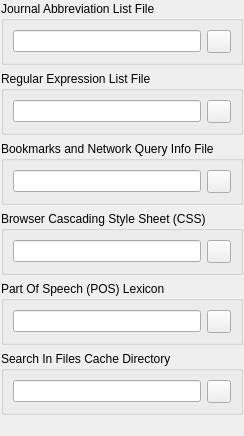
     <widget class="QWidget" name="Files">
      <layout class="QGridLayout">
       <property name="margin">
        <number>1</number>
       </property>
       <item row="0" column="0">
        <widget class="QGroupBox" name="groupBox_3">
         <property name="title">
          <string>Journal Abbreviation List File</string>
         </property>
         <layout class="QGridLayout">
          <item row="0" column="0">
           <widget class="c2bLineEdit" name="JournalFile">
            <property name="text">
             <string/>
            </property>
           </widget>
          </item>
          <item row="0" column="1">
           <widget class="QToolButton" name="JournalDir">
            <property name="statusTip">
             <string>Select journal abbreviation file</string>
            </property>
            <property name="icon">
             <iconset resource="cb2bib.qrc">
              <normaloff>:/icons/icons/mimeFolder.png</normaloff>:/icons/icons/mimeFolder.png</iconset>
            </property>
           </widget>
          </item>
         </layout>
        </widget>
       </item>
       <item row="1" column="0">
        <widget class="QGroupBox" name="groupBox_2">
         <property name="title">
          <string>Regular Expression List File</string>
         </property>
         <layout class="QGridLayout">
          <item row="0" column="0">
           <widget class="c2bLineEdit" name="RegularExpressionFile">
            <property name="text">
             <string/>
            </property>
           </widget>
          </item>
          <item row="0" column="1">
           <widget class="QToolButton" name="RegularExpressionDir">
            <property name="statusTip">
             <string>Select regular expression file</string>
            </property>
            <property name="icon">
             <iconset resource="cb2bib.qrc">
              <normaloff>:/icons/icons/mimeFolder.png</normaloff>:/icons/icons/mimeFolder.png</iconset>
            </property>
           </widget>
          </item>
         </layout>
        </widget>
       </item>
       <item row="2" column="0">
        <widget class="QGroupBox" name="groupBox_16">
         <property name="title">
          <string>Bookmarks and Network Query Info File</string>
         </property>
         <layout class="QGridLayout">
          <item row="0" column="0">
           <widget class="c2bLineEdit" name="NetworkFile">
            <property name="text">
             <string/>
            </property>
           </widget>
          </item>
          <item row="0" column="1">
           <widget class="QToolButton" name="NetworkDir">
            <property name="statusTip">
             <string>Select network informantion file</string>
            </property>
            <property name="icon">
             <iconset resource="cb2bib.qrc">
              <normaloff>:/icons/icons/mimeFolder.png</normaloff>:/icons/icons/mimeFolder.png</iconset>
            </property>
           </widget>
          </item>
         </layout>
        </widget>
       </item>
       <item row="3" column="0">
        <widget class="QGroupBox" name="groupBox_6">
         <property name="title">
          <string>Browser Cascading Style Sheet (CSS)</string>
         </property>
         <layout class="QGridLayout">
          <item row="0" column="0">
           <widget class="c2bLineEdit" name="BrowserCssFile">
            <property name="text">
             <string/>
            </property>
           </widget>
          </item>
          <item row="0" column="1">
           <widget class="QToolButton" name="BrowserCssDir">
            <property name="statusTip">
             <string>Select CSS file</string>
            </property>
            <property name="icon">
             <iconset resource="cb2bib.qrc">
              <normaloff>:/icons/icons/mimeFolder.png</normaloff>:/icons/icons/mimeFolder.png</iconset>
            </property>
           </widget>
          </item>
         </layout>
        </widget>
       </item>
       <item row="7" column="0">
        <spacer>
         <property name="orientation">
          <enum>Qt::Vertical</enum>
         </property>
         <property name="sizeHint" stdset="0">
          <size>
           <width>31</width>
           <height>20</height>
          </size>
         </property>
        </spacer>
       </item>
       <item row="4" column="0">
        <widget class="QGroupBox" name="groupBox_20">
         <property name="title">
          <string>Part Of Speech (POS) Lexicon</string>
         </property>
         <layout class="QGridLayout" name="_4">
          <item row="0" column="0">
           <widget class="c2bLineEdit" name="PosLexiconFile">
            <property name="text">
             <string/>
            </property>
           </widget>
          </item>
          <item row="0" column="1">
           <widget class="QToolButton" name="PosLexiconDir">
            <property name="statusTip">
             <string>Select POS lexicon file</string>
            </property>
            <property name="icon">
             <iconset resource="cb2bib.qrc">
              <normaloff>:/icons/icons/mimeFolder.png</normaloff>:/icons/icons/mimeFolder.png</iconset>
            </property>
           </widget>
          </item>
         </layout>
        </widget>
       </item>
       <item row="6" column="0">
        <widget class="QGroupBox" name="groupBox_7">
         <property name="title">
          <string>Search In Files Cache Directory</string>
         </property>
         <layout class="QGridLayout">
          <item row="0" column="0">
           <widget class="c2bLineEdit" name="CacheDirectory">
            <property name="text">
             <string/>
            </property>
           </widget>
          </item>
          <item row="0" column="1">
           <widget class="QToolButton" name="CacheDir">
            <property name="statusTip">
             <string>Select cache directory</string>
            </property>
            <property name="icon">
             <iconset resource="cb2bib.qrc">
              <normaloff>:/icons/icons/mimeFolder.png</normaloff>:/icons/icons/mimeFolder.png</iconset>
            </property>
           </widget>
          </item>
         </layout>
        </widget>
       </item>
      </layout>
     </widget>
